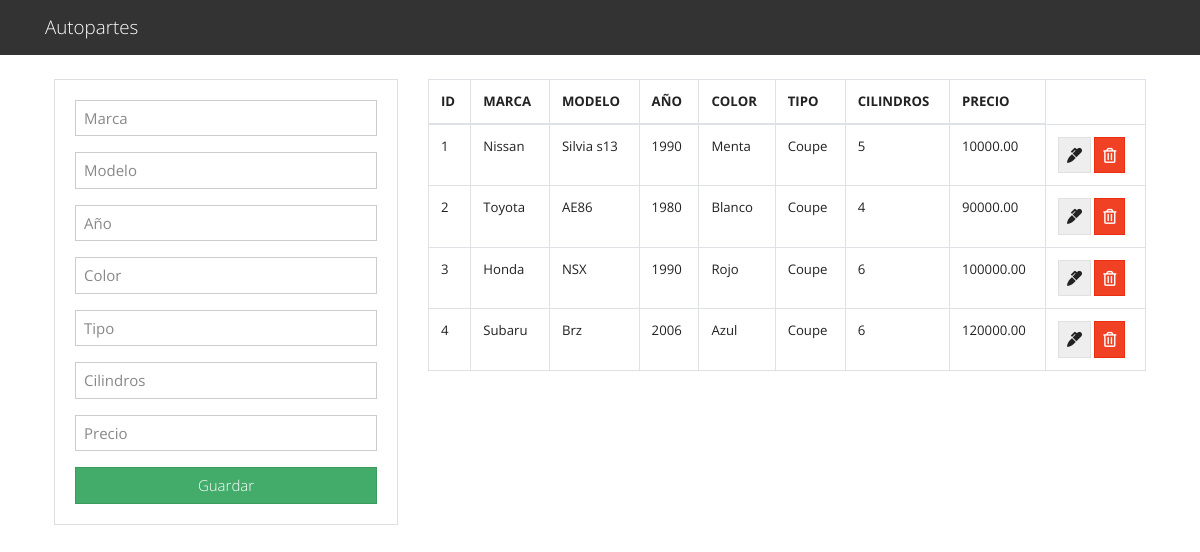
The page / on the database its author committed.
### tables this page shows
CREATE TABLE `carro` (
  `id` int(3) NOT NULL,
  `marca` varchar(50) NOT NULL,
  `modelo` varchar(50) NOT NULL,
  `anio` varchar(4) NOT NULL,
  `color` varchar(50) NOT NULL,
  `tipo` varchar(50) NOT NULL,
  `cilindros` varchar(50) NOT NULL,
  `precio` decimal(10,2) NOT NULL
);

### index.php (the view, shortened to what this page needs)
<?php include("db.php"); ?>
<?php include('includes/header.php'); ?>
<main class="container p-4">
  <div class="row">
    <div class="col-md-4">
      <div class="card card-body">
        <form action="save_task.php" method="POST">
          <div class="form-group">
            <input type="text" name="marca" class="form-control" placeholder="Marca" autofocus>
          </div>
          <div class="form-group">
            <input type="text" name="modelo" class="form-control" placeholder="Modelo" autofocus>
          </div>
          <div class="form-group">
            <input type="text" name="anio" class="form-control" placeholder="Año" autofocus>
          </div>
          <div class="form-group">
            <input type="text" name="color" class="form-control" placeholder="Color" autofocus>
          </div>
          <div class="form-group">
            <input type="text" name="tipo" class="form-control" placeholder="Tipo" autofocus>
          </div>
          <div class="form-group">
            <input type="text" name="cilindros" class="form-control" placeholder="Cilindros" autofocus>
          </div>
          <div class="form-group">
            <input type="text" name="precio" class="form-control" placeholder="Precio" autofocus>
          </div>
          <input type="submit" name="save_task" class="btn btn-success btn-block" value="Guardar">
        </form>
      </div>
    </div>
    <div class="col-md-8">
      <table class="table table-bordered">
        <thead>
          <tr>
            <th>ID</th>
            <th>MARCA</th>
            <th>MODELO</th>
            <th>AÑO</th>
            <th>COLOR</th>
            <th>TIPO</th>
            <th>CILINDROS</th>
            <th>PRECIO</th>
          </tr>
        </thead>
        <tbody>
          <?php
          $query = "SELECT * FROM carro";
          $result_tasks = mysqli_query($conn, $query);
          while($row = mysqli_fetch_assoc($result_tasks)) { ?>
          <tr>
            <td><?php echo $row['id']; ?></td>
            <td><?php echo $row['marca']; ?></td>
            <td><?php echo $row['modelo']; ?></td>
            <td><?php echo $row['anio']; ?></td>
            <td><?php echo $row['color']; ?></td>
            <td><?php echo $row['tipo']; ?></td>
            <td><?php echo $row['cilindros']; ?></td>
            <td><?php echo $row['precio']; ?></td>
            <td>
              <a href="edit.php?id=<?php echo $row['id']?>" class="btn btn-secondary">
                <i class="fas fa-marker"></i>
              </a>
              <a href="delete_task.php?id=<?php echo $row['id']?>" class="btn btn-danger">
                <i class="far fa-trash-alt"></i>
              </a>
            </td>
          </tr>
          <?php } ?>
        </tbody>
      </table>
    </div>
  </div>
</main>
<?php include('includes/footer.php'); ?>

### includes/header.php (shortened to what this page needs)
<!DOCTYPE html>
<html lang="en">
  <head>
    <link rel="stylesheet" href="https://bootswatch.com/4/yeti/bootstrap.min.css">
    <link rel="stylesheet" href="https://use.fontawesome.com/releases/v5.6.3/css/all.css">
  </head>
  <body>
    <nav class="navbar navbar-dark bg-dark">
      <div class="container">
        <a class="navbar-brand" href="index.php">Autopartes</a>
      </div>
    </nav>

### includes/footer.php (shortened to what this page needs)
</body>
</html>

### rows shown on the page
carro: id "1", marca "Nissan", modelo "Silvia s13", anio "1990", color "Menta", tipo "Coupe", cilindros "5", precio "10000.00"
carro: id "2", marca "Toyota", modelo "AE86", anio "1980", color "Blanco", tipo "Coupe", cilindros "4", precio "90000.00"
carro: id "3", marca "Honda", modelo "NSX", anio "1990", color "Rojo", tipo "Coupe", cilindros "6", precio "100000.00"
carro: id "4", marca "Subaru", modelo "Brz", anio "2006", color "Azul", tipo "Coupe", cilindros "6", precio "120000.00"
